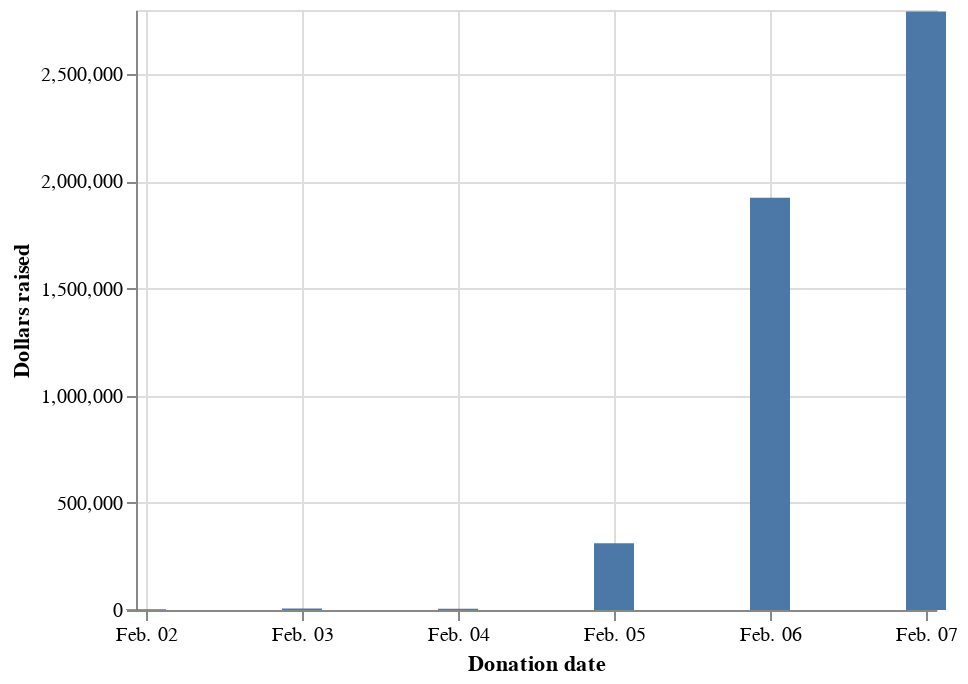

Here is the notebook cell this chart was saved with:
### Code cell
alt.Chart(dates).mark_bar(width=20).encode(
    x=alt.X(
        "donation_date:T",
        axis=alt.Axis(format="%b. %d", tickCount=6),
        title="Donation date",
    ),
    y=alt.Y("sum", axis=alt.Axis(tickCount=6), title="Dollars raised"),
)

### Figure 1 — Vega-Lite specification as saved in the notebook (floating-point values rounded to 4 significant figures)
{"config": {"view": {"continuousWidth": 400, "continuousHeight": 300}}, "data": {"name": "data-d086b59b8580a2b412637773e46e9fdb"}, "mark": {"type": "bar", "width": 20}, "encoding": {"x": {"axis": {"format": "%b. %d", "tickCount": 6}, "field": "donation_date", "title": "Donation date", "type": "temporal"}, "y": {"axis": {"tickCount": 6}, "field": "sum", "title": "Dollars raised", "type": "quantitative"}}, "$schema": "https://vega.github.io/schema/vega-lite/v4.17.0.json", "datasets": {"data-d086b59b8580a2b412637773e46e9fdb": [{"donation_date": "1 hrs ago", "count": 848, "sum": 146900.0}, {"donation_date": "10 hrs ago", "count": 2183, "sum": 173800.0}, {"donation_date": "10 mins ago", "count": 9, "sum": 522.0}, {"donation_date": "11 hrs ago", "count": 977, "sum": 69700.0}, {"donation_date": "11 mins ago", "count": 33, "sum": 1441.0}, {"donation_date": "12 hrs ago", "count": 452, "sum": 28420.0}, {"donation_date": "12 mins ago", "count": 23, "sum": 1890.0}, {"donation_date": "13 hrs ago", "count": 224, "sum": 15820.0}, {"donation_date": "13 mins ago", "count": 27, "sum": 2182.0}, {"donation_date": "14 hrs ago", "count": 171, "sum": 10370.0}, {"donation_date": "14 mins ago", "count": 32, "sum": 2300.0}, {"donation_date": "15 hrs ago", "count": 166, "sum": 10100.0}, {"donation_date": "15 mins ago", "count": 36, "sum": 2166.0}, {"donation_date": "16 hrs ago", "count": 276, "sum": 19050.0}, {"donation_date": "16 mins ago", "count": 36, "sum": 1700.0}, {"donation_date": "17 hrs ago", "count": 427, "sum": 32340.0}, {"donation_date": "17 mins ago", "count": 33, "sum": 1732.0}, {"donation_date": "18 hrs ago", "count": 767, "sum": 66360.0}, {"donation_date": "18 mins ago", "count": 29, "sum": 2086.0}, {"donation_date": "19 hrs ago", "count": 1843, "sum": 150900.0}, {"donation_date": "19 mins ago", "count": 35, "sum": 3361.0}, {"donation_date": "2 hrs ago", "count": 1243, "sum": 102100.0}, {"donation_date": "20 hrs ago", "count": 1737, "sum": 175900.0}, {"donation_date": "20 mins ago", "count": 42, "sum": 3286.0}, {"donation_date": "2022-02-02", "count": 61, "sum": 3348.0}, {"donation_date": "2022-02-03", "count": 112, "sum": 6652.0}, {"donation_date": "2022-02-04", "count": 115, "sum": 5424.0}, {"donation_date": "2022-02-05", "count": 2965, "sum": 312000.0}, {"donation_date": "2022-02-06", "count": 17561, "sum": 1923000.0}, {"donation_date": "2022-02-07", "count": 32499, "sum": 2793000.0}, {"donation_date": "21 hrs ago", "count": 1500, "sum": 109700.0}, {"donation_date": "21 mins ago", "count": 37, "sum": 3095.0}, {"donation_date": "22 hrs ago", "count": 1653, "sum": 131400.0}, {"donation_date": "22 mins ago", "count": 34, "sum": 4336.0}, {"donation_date": "23 hrs ago", "count": 1752, "sum": 128200.0}, {"donation_date": "23 mins ago", "count": 37, "sum": 4995.0}, {"donation_date": "24 mins ago", "count": 31, "sum": 4033.0}, {"donation_date": "25 mins ago", "count": 40, "sum": 2760.0}, {"donation_date": "26 mins ago", "count": 37, "sum": 2725.0}, {"donation_date": "27 mins ago", "count": 45, "sum": 13060.0}, {"donation_date": "28 mins ago", "count": 29, "sum": 2051.0}, {"donation_date": "29 mins ago", "count": 42, "sum": 3610.0}, {"donation_date": "3 hrs ago", "count": 1193, "sum": 90310.0}, {"donation_date": "30 mins ago", "count": 37, "sum": 2702.0}, {"donation_date": "31 mins ago", "count": 31, "sum": 4885.0}, {"donation_date": "32 mins ago", "count": 43, "sum": 2750.0}, {"donation_date": "33 mins ago", "count": 36, "sum": 3068.0}, {"donation_date": "34 mins ago", "count": 33, "sum": 1975.0}, {"donation_date": "35 mins ago", "count": 53, "sum": 3385.0}, {"donation_date": "36 mins ago", "count": 41, "sum": 2616.0}, {"donation_date": "37 mins ago", "count": 37, "sum": 2746.0}, {"donation_date": "38 mins ago", "count": 43, "sum": 2975.0}, {"donation_date": "39 mins ago", "count": 23, "sum": 2465.0}, {"donation_date": "4 hrs ago", "count": 1236, "sum": 90710.0}, {"donation_date": "40 mins ago", "count": 37, "sum": 2780.0}, {"donation_date": "41 mins ago", "count": 42, "sum": 3606.0}, {"donation_date": "42 mins ago", "count": 48, "sum": 5595.0}, {"donation_date": "43 mins ago", "count": 30, "sum": 2135.0}, {"donation_date": "44 mins ago", "count": 30, "sum": 1992.0}, {"donation_date": "45 mins ago", "count": 39, "sum": 3895.0}, {"donation_date": "46 mins ago", "count": 47, "sum": 3365.0}, {"donation_date": "47 mins ago", "count": 42, "sum": 4297.0}, {"donation_date": "48 mins ago", "count": 37, "sum": 2955.0}, {"donation_date": "49 mins ago", "count": 27, "sum": 1925.0}, {"donation_date": "5 hrs ago", "count": 1739, "sum": 125500.0}, {"donation_date": "50 mins ago", "count": 36, "sum": 2975.0}, {"donation_date": "51 mins ago", "count": 28, "sum": 3655.0}, {"donation_date": "52 mins ago", "count": 23, "sum": 920.0}, {"donation_date": "53 mins ago", "count": 18, "sum": 1228.0}, {"donation_date": "54 mins ago", "count": 21, "sum": 1135.0}, {"donation_date": "55 mins ago", "count": 39, "sum": 2721.0}, {"donation_date": "56 mins ago", "count": 42, "sum": 2970.0}, {"donation_date": "57 mins ago", "count": 22, "sum": 2508.0}, {"donation_date": "58 mins ago", "count": 31, "sum": 1803.0}, {"donation_date": "59 mins ago", "count": 33, "sum": 2210.0}, {"donation_date": "6 hrs ago", "count": 1519, "sum": 143400.0}, {"donation_date": "7 hrs ago", "count": 1770, "sum": 130000.0}, {"donation_date": "8 hrs ago", "count": 1953, "sum": 149000.0}, {"donation_date": "9 hrs ago", "count": 2371, "sum": 204100.0}, {"donation_date": "9 mins ago", "count": 4, "sum": 275.0}]}}
